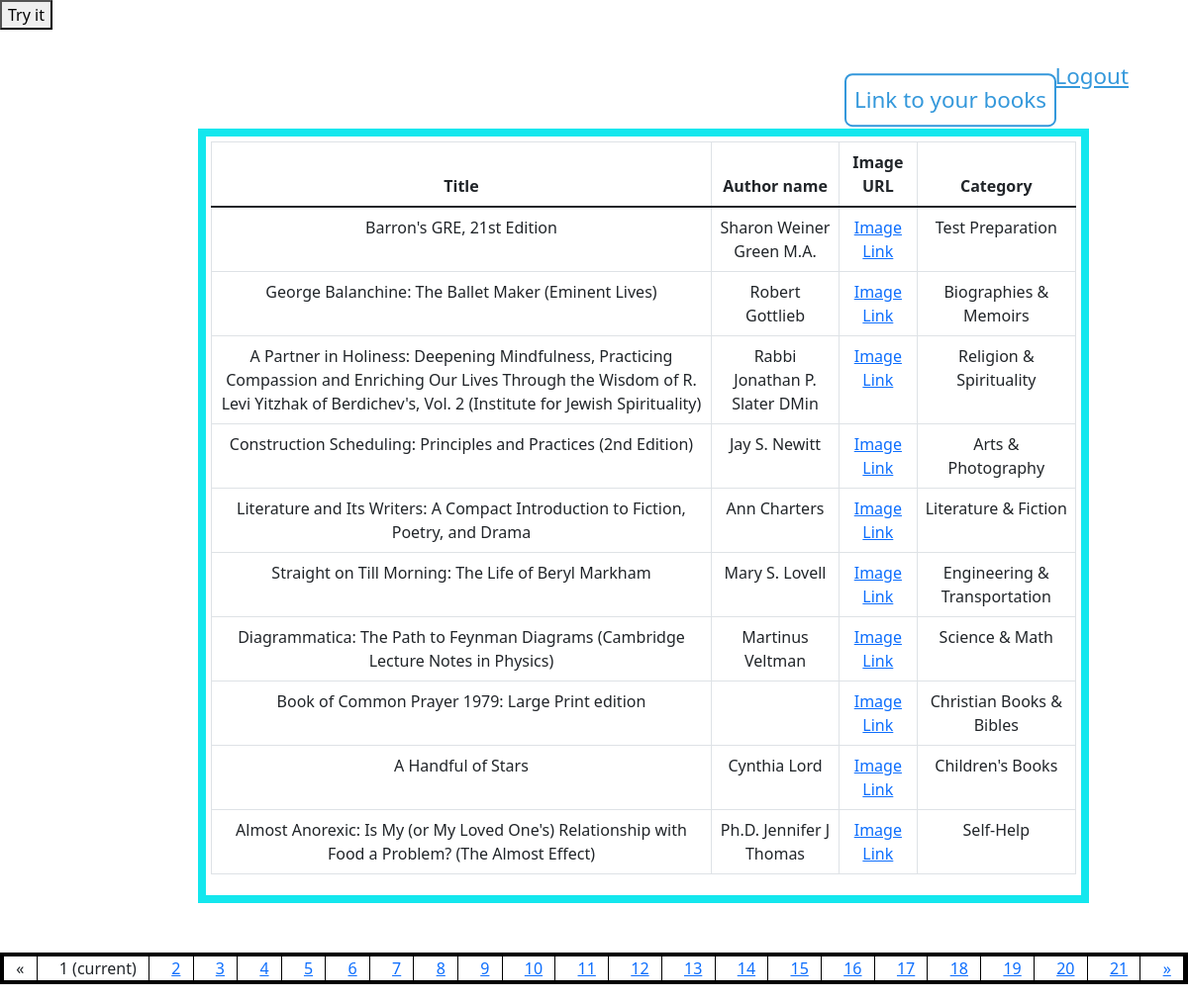
Page / (signed in) on the committed database.
### library/models.py (models this page shows)
class Books(models.Model):
    id = models.AutoField(primary_key=True)
    image_url = models.URLField()
    title = models.CharField(max_length=100)
    author = models.CharField(max_length=100)
    category_id = models.ForeignKey(Category, null=True, on_delete=models.SET_NULL)
    category = models.CharField(max_length=100)
    created_by_user_id = models.ForeignKey(User, null=True, on_delete=models.SET_NULL)

### library/views.py (the view)
# urls.py: 2. Add a URL to urlpatterns:  path('', views.home, name='home')
def home(request):
    if request.user.is_authenticated == False:
        return render(request, "unauth.html")
    book_list = Books.objects.all()
    categories = Category.objects.all()
    category = request.GET.get("category")
    if category is not None:
        book_list = book_list.filter(category=category)
        print(book_list.count())
    page = request.GET.get("page", 1)
    paginator = Paginator(book_list, 10)
    try:
        books = paginator.page(page)
    except PageNotAnInteger:
        books = paginator.page(1)
    except EmptyPage:
        books = paginator.page(paginator.num_pages)
    return render(request, "home.html", {"books": books, "categories": categories})

### library/templates/home.html (shortened to what this page needs)
<!DOCTYPE html>
<html lang="en">
<head>
<link href="https://cdn.jsdelivr.net/npm/bootstrap@5.1.3/dist/css/bootstrap.min.css" rel="stylesheet">
</head>
<body>
    <div class="wrapper-div">
        <a href="{% url 'logout' %}" class="btn admin-btn" id="admin-btn">Logout</a>
        <a href="{% url 'mybooks' %}" class="apply-link" id="apply-link">Link to your books</a>
    </div>
    <button onclick="myFunction()">Try it</button>
<div class="books">
<table class="table table-bordered">
  <thead>
    <tr>
      <th>Title</th>
      <th>Author name</th>
      <th>Image URL</th>
      <th>Category</th>
    </tr>
  </thead>
  <tbody>
    {% for book in books %}
      <tr>
        <td>{{ book.title }}</td>
        <td>{{ book.author }}</td>
        <td><a href="{{ book.image_url }}" target="_blank">Image Link</a></td>
         <td>{{book.category}}</td>
      </tr>
    {% endfor %}
  </tbody>
</table>
</div>
<nav aria-label="Page navigation example">
{% if books.has_other_pages %}
  <ul class="pagination">
    {% if books.has_previous %}
      <li><a href="?page={{ books.previous_page_number }}">&laquo;</a></li>
    {% else %}
      <li class="disabled"><span>&laquo;</span></li>
    {% endif %}
    {% for i in books.paginator.page_range %}
      {% if books.number == i %}
        <li class="active"><span>{{ i }} <span class="sr-only">(current)</span></span></li>
      {% else %}
        <li><a href="?page={{ i }}">{{ i }}</a></li>
      {% endif %}
    {% endfor %}
    {% if books.has_next %}
      <li><a href="?page={{ books.next_page_number }}">&raquo;</a></li>
    {% else %}
      <li class="disabled"><span>&raquo;</span></li>
    {% endif %}
  </ul>
{% endif %}
</nav>
</body>
</html>

### library/templates/home.html (style rules this page uses)
.books { margin-top: 100px; margin-left: 200px; border: #13e7ee 8px solid; padding:5px; width:75%; text-align: center; position:static; }
.pagination { flex-direction: row; gap:1px; margin-top: 50px; display: grid; grid-auto-flow: column; grid-column-gap: 10px; border: #000 4px solid; }
.pagination li { border-right: solid #000 1px; text-align: center; }
.admin-btn { position: absolute; top: 50px; right: 50px; border-radius: 8px; background-color: #fff; border: none; text-decoration: underline; color: #3498db; padding: 10px; font-size: 1.4rem; cursor: pointer; }
.apply-link { position: absolute; top: 10%; right: 20%; transform: translate(50%, -50%); text-decoration: none; border-radius: 8px; background-color: #fff; border: #3498db 2px solid; color: #3498db; padding: 8px; font-size: 1.4rem; }

### rows in the picture
Books: title "Barron's GRE, 21st Edition", author "Sharon Weiner Green M.A.", category "Test Preparation"
Books: title "George Balanchine: The Ballet Maker (Eminent Lives)", author "Robert Gottlieb", category "Biographies & Memoirs"
Books: title "A Partner in Holiness: Deepening Mindfulness, Practicing Compassion and Enriching Our Lives Through the Wisdom of R. Levi Yitzhak of Berdichev's, Vol. 2 (Institute for Jewish Spirituality)", author "Rabbi Jonathan P. Slater DMin", category "Religion & Spirituality"
Books: title "Construction Scheduling: Principles and Practices (2nd Edition)", author "Jay S. Newitt", category "Arts & Photography"
Books: title "Literature and Its Writers: A Compact Introduction to Fiction, Poetry, and Drama", author "Ann Charters", category "Literature & Fiction"
Books: title "Straight on Till Morning: The Life of Beryl Markham", author "Mary S. Lovell", category "Engineering & Transportation"
Books: title "Diagrammatica: The Path to Feynman Diagrams (Cambridge Lecture Notes in Physics)", author "Martinus Veltman", category "Science & Math"
Books: title "Book of Common Prayer 1979: Large Print edition", category "Christian Books & Bibles"
Books: title "A Handful of Stars", author "Cynthia Lord", category "Children's Books"
Books: title "Almost Anorexic: Is My (or My Loved One's) Relationship with Food a Problem? (The Almost Effect)", author "Ph.D. Jennifer J Thomas", category "Self-Help"

### other values in the picture
{{ i }} "1"
{{ i }} "2" "3" "4" "5" "6" "7" "8" "9" "10" "11" "12" "13" "14" "15" "16" "17" "18" "19" "20" "21"
